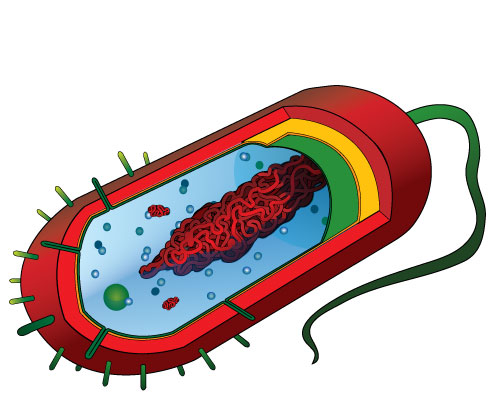
#> input picture common/figures/Average_prokaryote_cell.jpg, 494 x 402 px
$ python 04-BasicSegmentation.py
#> lines starting #> are read from the running program, lines starting #| are printed output that depends on the picture
#!/usr/bin/env python
# coding: utf-8

# # ETHZ: 227-0966-00L
# # Quantitative Big Imaging
# # March 14, 2019
#
# ## Basic Segmentation and Discrete Binary Structures
# ### Part 1

# # Lesson Outline
# - Motivation
# - Qualitative Approaches
# - Thresholding
#  - Other types of images
#  - Selecting a good threshold
# - Implementation
# - Morphology
# - Contouring / Mask Creation

# ### Applications
#
# - Simple two-phase materials (bone, cells, etc)
#   - Beyond 1 channel of depth
# - Multiple phase materials
# - Filling holes in materials
# - Segmenting Fossils
# - Attempting to segment the cortex in brain imaging
# ![Cortex Image](ext-figures/cortex.png)

# # Literature / Useful References
#
# - John C. Russ, “The Image Processing Handbook”,(Boca Raton, CRC Press)
#  - Available [online](http://dx.doi.org/10.1201/9780203881095) within domain ethz.ch (or proxy.ethz.ch / public VPN)
#
# ### Models / ROC Curves
#
# - [Julia Evans - Recalling with Precision](https://www.youtube.com/watch?v=ryZL4XNUmwo)
# - [Stripe's Next Top Model](https://github.com/stripe/topmodel)

# # Motivation:  Why do we do imaging experiments?
#
#
# - Exploratory
#  - To visually, qualitatively examine samples and differences between them
#  - No prior knowledge or expectations
# - To test a hypothesis
#  - Quantitative assessment coupled with statistical analysis
#  - Does temperature affect bubble size?
#  - Is this gene important for cell shape and thus mechanosensation in bone?
#  - Does higher canal volume make bones weaker?
#  - Does the granule shape affect battery life expectancy?
#

# - What we are looking at
# ![Standard Cell, http://en.wikipedia.org/wiki/File:Average_prokaryote_cell-_en.svg](ext-figures/Average_prokaryote_cell.svg)
# - What we get from the imaging modality

# In[1]:


from skimage.io import imread
from skimage.color import rgb2gray
import matplotlib.pyplot as plt

dkimg = imread("../common/figures/Average_prokaryote_cell.jpg")
#> dkimg is the input picture: shape (402, 494, 3); mean R, G, B 204, 187.1, 185.6
plt.matshow(rgb2gray(dkimg), cmap="bone")


# # To test a hypothesis
# - We perform an experiment bone to see how big the cells are inside the tissue
# $$\downarrow$$ ![Bone Measurement](ext-figures/tomoimage.png)
#
# ### 2560 x 2560 x 2160 x 32 bit = 56GB / sample
# - Filtering and Preprocessing!
# $$\downarrow$$
# - 20h of computer time later ...
# - 56GB of less noisy data
# - Way too much data, we need to reduce
#

# # What did we want in the first place
#
#
# ### _Single number_:
# * volume fraction,
# * cell count,
# * average cell stretch,
# * cell volume variability

# # Why do we perform segmentation?
#
# - In model-based analysis every step we peform, simple or complicated is related to an underlying model of the system we are dealing with
# - [_Occam's Razor_](http://en.wikipedia.org/wiki/Occams_Razor) is very important here : The simplest solution is usually the right one
#  - Bayesian, neural networks optimized using genetic algorithms with Fuzzy logic has a much larger parameter space to explore, establish sensitivity in, and must perform much better and be tested much more thoroughly than thresholding to be justified.
#  - We will cover some of these techniques in the next 2 lectures since they can be very powerful particularly with unknown data

# # Review: Filtering and Image Enhancement
#
#
# - This was a noise process which was added to otherwise clean imaging data
# - $$ I_{measured}(x,y) = I_{sample}(x,y) + \text{Noise}(x,y) $$
# - What would the perfect filter be
#  - $$ \textit{Filter} \ast I_{sample}(x,y) = I_{sample}(x,y) $$
#  - $$ \textit{Filter} \ast \text{Noise}(x,y) = 0 $$
#  - $$ \textit{Filter} \ast I_{measured}(x,y) = \textit{Filter} \ast I_{real}(x,y) + \textit{Filter}\ast \text{Noise}(x,y) \rightarrow \bf I_{sample}(x,y) $$
# - What most filters end up doing
# $$ \textit{Filter} \ast I_{measured}(x,y) = 90\%  I_{real}(x,y) + 10\% \text{Noise}(x,y) $$
# - What bad filters do
# $$ \textit{Filter} \ast I_{measured}(x,y) = 10\% I_{real}(x,y) + 90\% \text{Noise}(x,y) $$

# # Qualitative Metrics: What did people used to do?
#
# - What comes out of our detector / enhancement process

# In[2]:


from skimage.io import imread
from skimage.color import rgb2gray
import matplotlib.pyplot as plt

dkimg = rgb2gray(imread("../common/figures/Average_prokaryote_cell.jpg"))
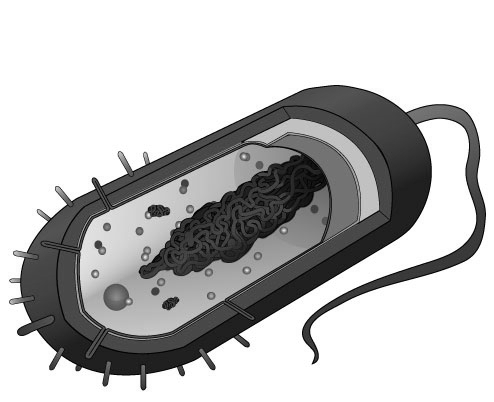
#> dkimg: shape (402, 494) float64; min 0, max 1, mean 0.747
fig, (ax_hist, ax_img) = plt.subplots(1, 2, figsize=(12, 6))

ax_hist.hist(dkimg.ravel())
ax_hist.set_xlabel("Absorption Coefficient")
ax_hist.set_ylabel("Pixel Count")

m_show_obj = ax_img.matshow(dkimg, cmap="bone")
cb_obj = plt.colorbar(m_show_obj)
cb_obj.set_label("Absorption Coefficient")


# - Identify objects by eye
#  - Count, describe qualitatively: "many little cilia on surface", "long curly flaggelum", "elongated nuclear structure"
# - Morphometrics
#  - Trace the outline of the object (or sub-structures)
#  - Can calculate the area by using equal-weight-paper
#  - Employing the "[cut-and-weigh](http://ion.chem.usu.edu/~sbialkow/Classes/361/GC/GC.html)" method
#

# # Segmentation Approaches
#
#
# They match up well to the world view / perspective
#
# ![Approaches](../common/figures/approaches.png)

# ### Model-Based
#
# - $\rightarrow$ Experimentalist
# - Problem-driven
#  - Top-down
#  - _Reality_ Model-based
#
#
# ### Machine Learning Approach
#
# - $\rightarrow$ Computer Vision / Deep Learning
# - Results-driven

# # Model-based Analysis
#
# ![Traditional Imaging](../common/figures/image-formation.png)
#
# - Many different imaging modalities ( $\mu \textrm{CT}$ to MRI to Confocal to Light-field to AFM).
# - Similarities in underlying equations
#  - different coefficients, units, and mechanism
#
# $$ I_{measured}(\vec{x}) = F_{system}(I_{stimulus}(\vec{x}),S_{sample}(\vec{x})) $$

# # Direct Imaging (simple)
#
# In many setups there is un-even illumination caused by incorrectly adjusted equipment and fluctations in power and setups
#
# - $F_{system}(a,b) = a*b$
# - $I_{stimulus} = \textrm{Beam}_{profile}$
# - $S_{system} = \alpha(\vec{x})$
#
# $\longrightarrow \alpha(\vec{x})=\frac{I_{measured}(\vec{x})}{\textrm{Beam}_{profile}(\vec{x})}$
#
#

# In[3]:


from skimage.io import imread
from skimage.color import rgb2gray
import matplotlib.pyplot as plt
from skimage.morphology import disk
from scipy.ndimage import zoom
import numpy as np

cell_img = 1 - rgb2gray(imread("../common/figures/Average_prokaryote_cell.jpg"))
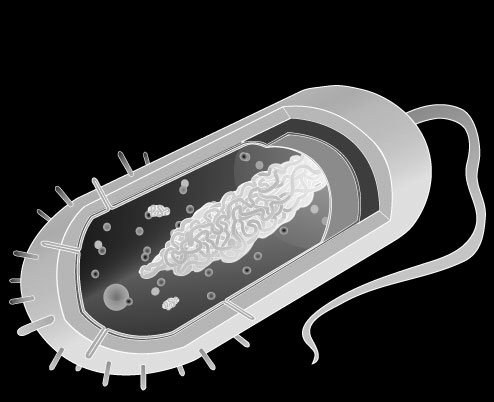
#> cell_img: shape (402, 494) float64; min 0, max 1, mean 0.253
s_beam_img = np.pad(
    disk(2) / 1.0, [[1, 1], [1, 1]], mode="constant", constant_values=0.2
)
beam_img = zoom(s_beam_img, [cell_img.shape[0] / 7.0, cell_img.shape[1] / 7.0])

fig, (ax_beam, ax_img, ax_det) = plt.subplots(1, 3, figsize=(12, 4))

ax_beam.imshow(beam_img, cmap="hot")
ax_beam.set_title("Beam Profile")

ax_img.imshow(cell_img, cmap="hot")
ax_img.set_title("Sample Profile")

ax_det.imshow(cell_img * beam_img, cmap="hot")
ax_det.set_title("Detector")


# In[4]:


fig, (ax_prof) = plt.subplots(1, 1, figsize=(12, 4))

ax_prof.plot(beam_img[beam_img.shape[0] // 2], label="Beam Profile")
ax_prof.plot(cell_img[beam_img.shape[0] // 2], label="Sample Image")
ax_prof.plot((cell_img * beam_img)[beam_img.shape[0] // 2], label="Detector")
ax_prof.set_ylabel("Intensity")
ax_prof.set_xlabel("Pixel Position")
# make an interactive plot
import plotly.offline as py
import plotly.tools as tls

py.init_notebook_mode()
py.iplot(tls.mpl_to_plotly(fig))


# Frequently there is a fall-off of the beam away from the center (as is the case of a Gaussian beam which frequently shows up for laser systems). This can make extracting detail away from the center challenging

# In[5]:


fig, ax1 = plt.subplots(1, 1, figsize=(8, 8))
ax1.matshow(cell_img * beam_img, cmap="hot")


# # Absorption Imaging (X-ray, Ultrasound, Optical)
#
# - For absorption/attenuation imaging $\rightarrow$ [Beer-Lambert Law](http://en.wikipedia.org/wiki/Attenuation_coefficient)
#  $$ I_{detector} = \underbrace{I_{source}}_{I_{stimulus}}\underbrace{\exp(-\alpha d)}_{S_{sample}} $$
#  - Different components have a different $\alpha$ based on the strength of the interaction between the light and the chemical / nuclear structure of the material
# $$ I_{sample}(x,y) = I_{source}\exp(-\alpha(x,y) d) $$
# $$ \alpha = f(N,Z,\sigma,\cdots) $$
#
# - For segmentation this model is:
#  - there are 2 (or more) distinct components that make up the image
#  - these components are distinguishable by their values (or vectors, colors, tensors, ...)
#

# In[6]:


import matplotlib.pyplot as plt
import numpy as np
import pandas as pd

I_source = 1.0
d = 1.0
alpha_1 = np.random.normal(1, 0.25, size=100)
alpha_2 = np.random.normal(2, 0.25, size=100)
alpha_3 = np.random.normal(3, 0.5, size=100)

abs_df = pd.DataFrame(
    [
        dict(alpha=c_x, material=c_mat)
        for c_vec, c_mat in zip(
            [alpha_1, alpha_2, alpha_3], ["material 1", "material 2", "material 3"]
        )
        for c_x in c_vec
    ]
)
abs_df["I_detector"] = I_source * np.exp(-abs_df["alpha"] * d)

fig, ((ax1, ax2), (ax3, ax4)) = plt.subplots(2, 2, figsize=(12, 8))
for c_mat, c_df in abs_df.groupby("material"):
    ax1.scatter(x=c_df["alpha"], y=c_df["I_detector"], label=c_mat)
    ax3.hist(c_df["alpha"], alpha=0.5, label=c_mat)
    ax2.hist(c_df["I_detector"], alpha=0.5, label=c_mat, orientation="horizontal")
ax1.set_xlabel("$\\alpha(x,y)$", fontsize=15)
ax1.set_ylabel("$I_{detector}$", fontsize=18)
ax1.legend()
ax2.legend()
ax3.legend(loc=0)

ax4.axis("off")


# # Example Mammography
# Mammographic imaging is an area where model-based absorption imaging is problematic. Even if we assume a constant illumination (_rarely_ the case),
#
# $$ I_{detector} = \underbrace{I_{source}}_{I_{stimulus}}\underbrace{\exp(-\alpha d)}_{S_{sample}} $$
# $$ \downarrow $$
# $$ I_{detector} = \exp(-\alpha(x,y) d(x,y)) $$
# $$ \downarrow $$
# $$ I_{detector} = \exp(-\int_{0}^{l}\alpha(x,y, z) dz) $$
#

# Specifically the problem is related to the inability to separate the $\alpha$ and $d$ terms. We model a basic breast volume as a half sphere with a constant absorption factor.
#
# $$\alpha(x,y,z) = 1e-2$$
#
# The $\int$ then turns into a $\Sigma$ in discrete space

# In[7]:


import matplotlib.pyplot as plt
import numpy as np
from skimage.morphology import ball

breast_mask = ball(50)[:, 50:]

# just for 3d rendering, don't worry about it
import plotly.offline as py
from plotly.figure_factory import create_trisurf

py.init_notebook_mode()
from skimage.measure import marching_cubes_lewiner

vertices, simplices, _, _ = marching_cubes_lewiner(breast_mask > 0)
x, y, z = zip(*vertices)
fig = create_trisurf(
    x=x, y=y, z=z, plot_edges=False, simplices=simplices, title="Breast Phantom"
)
py.iplot(fig)


# In[8]:


breast_alpha = 1e-2
breast_vol = breast_alpha * breast_mask
i_detector = np.exp(-np.sum(breast_vol, 2))

fig, (ax_hist, ax_breast) = plt.subplots(1, 2, figsize=(20, 8))

b_img_obj = ax_breast.imshow(i_detector, cmap="bone_r")
plt.colorbar(b_img_obj)

ax_hist.hist(i_detector.flatten())
ax_hist.set_xlabel("$I_{detector}$")
ax_hist.set_ylabel("Pixel Count")


# If we know that $\alpha$ is constant we can reconstruct d from the image

# In[9]:


breast_thickness = -np.log(i_detector) / breast_alpha
fig, (ax_hist, ax_breast) = plt.subplots(1, 2, figsize=(12, 5))

b_img_obj = ax_breast.imshow(breast_thickness, cmap="bone")
plt.colorbar(b_img_obj)

ax_hist.hist(breast_thickness.flatten())
ax_hist.set_xlabel("Breast Thickness ($d$)\nIn Pixels")
ax_hist.set_ylabel("Pixel Count")


# In[10]:


from mpl_toolkits.mplot3d import Axes3D

fig = plt.figure(figsize=(8, 4), dpi=200)
#> (the run stopped early here; a loop or call above may not have finished)

$ run again, with Lectures/ext-figures/cortex.png saved as common/figures/Average_prokaryote_cell.jpg
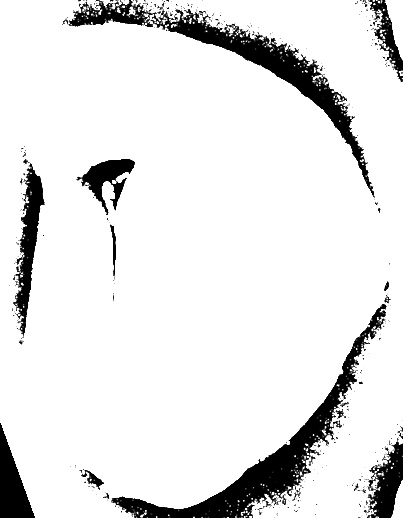
#> input picture Lectures/ext-figures/cortex.png, 403 x 518 px
#> dkimg is the input picture: shape (518, 403, 3); min 0, max 255, mean 228.5
#> dkimg: shape (518, 403) float64
#> `cell_img = 1 - rgb2gray(imread("../common/figures/Average_prokaryote_c..`:
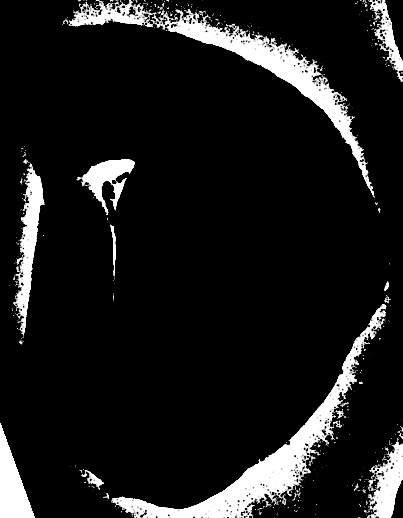
#> cell_img: shape (518, 403) float64; min 0, max 1, mean 0.104
